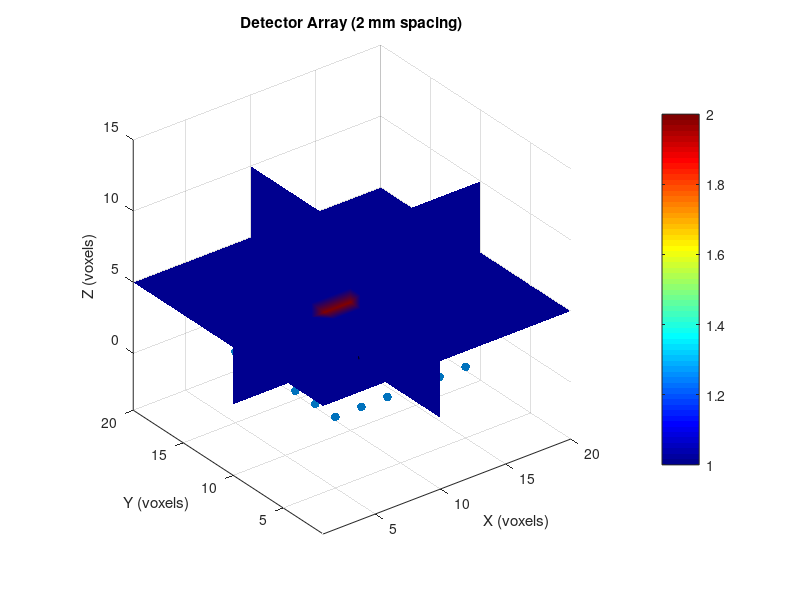

The MATLAB script that drew this image: (Note: this script raises an error after producing the figure.)
%%%%%%%%%%%%%%%%%%%%%%%%%%%%%%%%%%%%%%%%
% Image reconstruction based on Perturbasion model
% Forward model: MCXLAB
% Inverse problem solver: linear, lsqr from Matlab
% Created by jingjing jiang, 
%            jing.jing.jiang@outlook.com
% Date: 2025.04.23
%%%%%%%%%%%%%%%%%%%%%%%%%%%%%%%%%%%%%%%%
%% add paths
path_mcxlab = '/media/jiang/WD10T/Data/SoftwarePackages/mcx2023/';
addpath(genpath(path_mcxlab))
 
%% create an homogeneous case
%% Step 1 - run baseline simulation to get detected photons (and their seeds) at detectors
mua_homo = 0.005 * ones(1,2);
mua_heter = mua_homo;
mua_heter(2) = 0.1;

clear cfg
% cfg.seed = hex2dec('623F9A9E');
cfg.nphoton=3e7;
cfg.vol=uint8(ones(20,20,10));
cfg.vol(10:12, 8:10, 3:5)=2;

% time-domain simulation parameters
cfg.tstart = 0;
cfg.tend =3e-9;
% cfg.tstep = 5e-11 ./5;
cfg.tstep = 3e-9;

twin = cfg.tstart + cfg.tstep :cfg.tstep:cfg.tend;
numgate = length(twin);

cfg.prop=[0 0 1 1; 
    1e-6 0.4 0.5 1.37; 
    1e-6 0.4 0.5 1.37];
 
cfg.unitinmm = 1;

det_spacing = 2;
x_start = 5; x_end = 15; % Includes center at 15
y_start = 5; y_end = 15;
z_pos =  1; % Opposite side of source (z=1)
XX = x_start:det_spacing:x_end;
YY = y_start:det_spacing:y_end;

% Generate detector coordinates
[x_det, y_det] = meshgrid(XX, YY);
cfg.detpos = [x_det(:), y_det(:), repmat(z_pos, numel(x_det), 1), ones(numel(x_det),1)];
cfg.maxdetphoton = 1e8;
cfg.issavedet =1;
 
cfg.autopilot = 1;
cfg.gpuid = 1;

cfg.isreflect = 0; % enable reflection at exterior boundaries
cfg.outputtype = 'flux'; 
 

%% run baseline simulation, now seed data are stored in output seeds.data
% srcList = [15, 15;
%     15 12 
%     15 18
%     12 15 
%     18 15] -5;
srcList = [10 10]
srcList = srcList  ;
srcList(:,3) =1;
num_src = size(srcList,1);
numdet = size(cfg.detpos,1);

%% Visualization Geometry
figure;
vol = cfg.vol;
slice(double(vol), 10, 10, 5); % Slices at x=10, y=10, z=5
shading interp
colormap(jet)
colorbar
axis tight
xlabel('X'), ylabel('Y'), zlabel('Z')
title('3D Volume Slices')
hold on
% Visualize detector placement (optional)
scatter3(cfg.detpos(:,1), cfg.detpos(:,2), cfg.detpos(:,3), 40, 'filled');
title('Detector Array (2 mm spacing)');
xlabel('X (voxels)'); ylabel('Y (voxels)'); zlabel('Z (voxels)');
axis equal; grid on;
% Add source position
hold on;
src_pos = srcList;
scatter3(src_pos(:,1), src_pos(:,2), src_pos(:,3), 150, 'filled', ...
    'MarkerFaceColor', [0 0.8 0], 'MarkerEdgeColor', 'k'); 
% axis equal tight
view(3)
%%
cw_1 = zeros(num_src*numdet,1);
cw_2 = cw_1;
for isrc = 1: num_src
    % isrc = 1
    cfg.srcpos = srcList(isrc,:) ;
    cfg.srcdir = [0 0 1];
    cfg.srctype='disk';
    % cfg.srcparam1=[10, 0, 0, 0];
    cfg.srcparam1=[1, 0, 0, 0]
    [flux, detp, vol, seeds]=mcxlab(cfg);
    % size(seeds.data)
    seeds_all(isrc).seeds = seeds;
    det_all(isrc).det = detp;
    hist_1 = create_hist(detp, ...
        mua_homo, twin, cfg);
    %% add anomaly  in the volume (heterogenous case)
    %  cfg_hetero = cfg;
    % cfg_hetero.prop(3,1) = 0.1;  % Add anomaly
    hist_2 = create_hist(detp, ...
        mua_heter, twin, cfg);
    
    %% prepare forward results
    % numdet = size(cfg.detpos,1)
    % figure, 
    % for ii = 1:numdet
    % % ii = 4
    %     semilogy(hist_1(ii,:))
    %     hold on
    %     semilogy(hist_2(ii,:))
    % end
    
    cw_1_tmp =  sum(hist_1,2);
    cw_2_tmp =  sum(hist_2,2);
    
    cw_1(1+numdet * (isrc-1):numdet * isrc) = cw_1_tmp;
    cw_2(1+numdet * (isrc-1):numdet * isrc) = cw_2_tmp;
    
    nx = length(XX);
    ny = length(YY);
    cw_2d_1 = reshape(cw_1_tmp,nx,ny);
    cw_2d_2 = reshape(cw_2_tmp ,nx,ny);
    figure,
    subplot(131)
    imagesc(cw_2d_1)
    colorbar
    subplot(132)
    imagesc(cw_2d_2)
    colorbar
    subplot(133)
    imagesc(cw_2d_1./cw_2d_2)
    colorbar
end


%% Process measurements CW
phi_homo = log10(cw_1);
phi_hetero = log10(cw_2);
data_diff = phi_hetero - phi_homo ;
% %% Process measurements Time Gates
% phi_homo = log10(hist_1);
% phi_hetero = log10(hist_2);
% data_diff = phi_hetero - phi_homo ;
% 
figure,
 
subplot(121)
plot(phi_homo )
hold on
plot(phi_hetero)

subplot(122)
plot(data_diff' )

%%    replay detected photon and output Jacobian [there is a bug with this replay mode
newcfg = cfg;
newcfg.prop(2:end,1) = mua_homo;
newcfg.outputtype = 'jacobian';
[vx, vy, vz] = size(newcfg.vol);
tic
jac_all = zeros(vx, vy, vz, numgate,numdet*num_src);
for isrc = 1:num_src
    % newcfg.seed = seeds.data;
    % newcfg.detphotons = detp.data;
    % newcfg.replaydet = =-1 % 
    
    newcfg.seed = seeds_all(isrc).seeds.data;
    newcfg.detphotons = det_all(isrc).det.data;
    jac = zeros(vx, vy, vz, numgate,numdet);

    newcfg.replaydet= -1;
    [flux2, detp2, vol2, seeds2] = mcxlab(newcfg);
%     size(flux2.data)
    jac  = flux2.data;
    
% end
    jac_all(:,:,:,:,1+numdet * (isrc-1):numdet * isrc) = jac;
end
 
toc
%% 2. calculate jacobian matrix
% jac=log10(abs(jac1));
size(jac)

figure, 
tg_plot = 1
for idet = 1:numdet
    imagesc(squeeze(jac(:,:,10,tg_plot,idet)))
    title(['det ' num2str(idet)])
    colorbar
    pause(0.3)
end

%% reshape jacobian matrix

% J = reshape(jac, numel(cfg.vol), numdet)';  % [Ndet x Nvox]
J = reshape(jac_all, numel(cfg.vol), numdet*num_src')' ;  % [Nmeas x Nvox]
  
size(J)
 
%% Option 1: lsqr
 
reg_thikonov = 1e-3 ;
d=size(J);
L=eye(d(1,2),d(1,2));
tol = 1e-12;
 
maxit = 1e3

% 


[recon_update,fl,rr,it,rv,lsrv]=lsqr([...
    J;reg_thikonov*L],[-data_diff;zeros(d(1,2),1)],...
    tol,maxit,[],[],[]);


figure
semilogy(0:size(lsrv,1)-1,lsrv,'--o',0:size(rv,1)-1,rv,'-o')
legend("Least-squares residual","Relative residual")

recon_update_3D = reshape(recon_update, vx,vy,vz);
rec_3D = recon_update_3D+mua_homo(1);

figure
for iz = 1:size(cfg.vol,3)
    subplot(121)
    imagesc( rec_3D(:,:,iz) )
    title(['z ' num2str(iz)])
    colorbar
%     clim([0.003 0.4])
    subplot(122)
    imagesc(cfg.vol(:,:, iz))
    pause(0.3)
end
 
%% Option 2:  direct calculation
tic
lambda = 1e-3;  % Regularization parameter
%  JJt
H = J*J' + lambda*eye(size(J,1));
update = J'*(H\-data_diff);
update_3D = reshape(update, vx,vy,vz);
toc
%% jtj, when number of meas > number of voxels

% lambda = 1e-3;  % Regularization parameter
% H = J'*J + lambda*eye(size(J,2));
% update = H \ (J' * data_diff);

% update_3D = reshape(recon_update, vx,vy,vz);

%%   Apply update and reconstruct
mu_a_recon_3D = update_3D+mua_homo(1);
figure
for iz = 1:size(cfg.vol,3)
    subplot(121)
    imagesc( mu_a_recon_3D(:,:,iz) )
    title(['z ' num2str(iz)])
    colorbar
%     clim([0.005 0.015])
    subplot(122)
    imagesc(cfg.vol(:,:, iz))

    pause(0.3)
end

